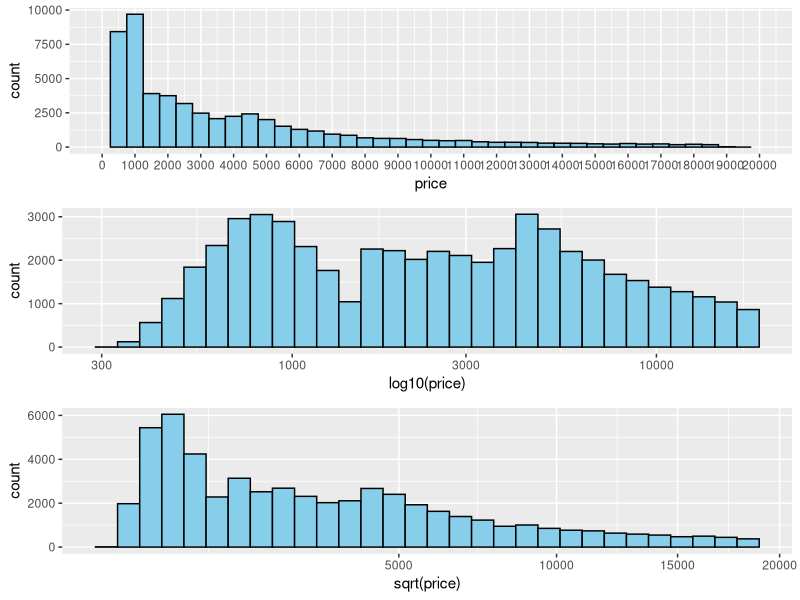
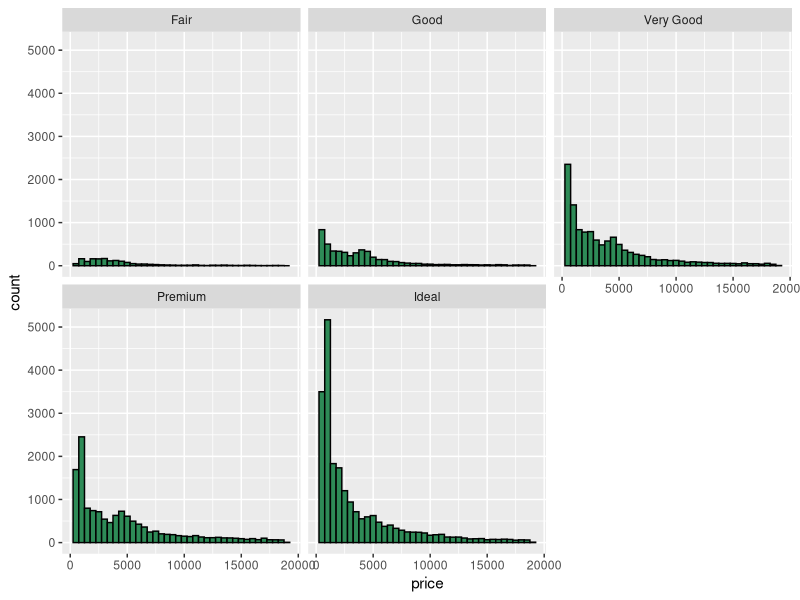
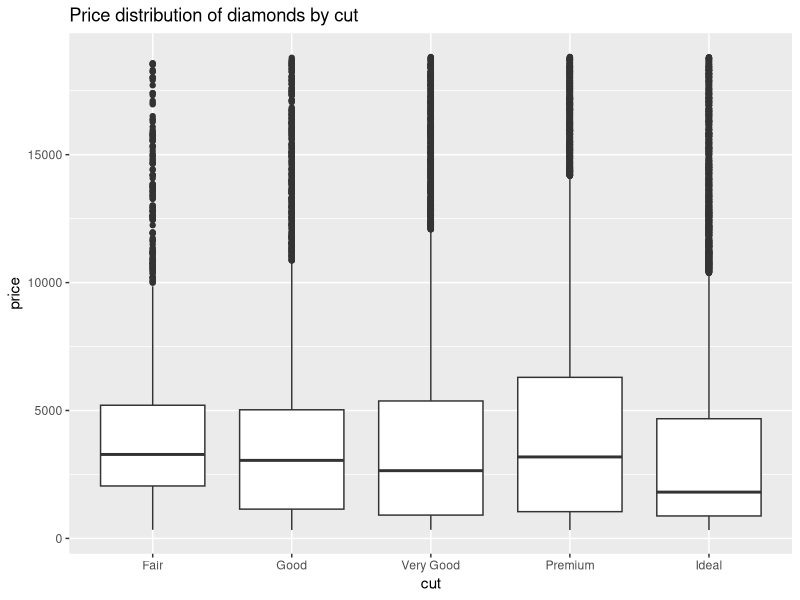
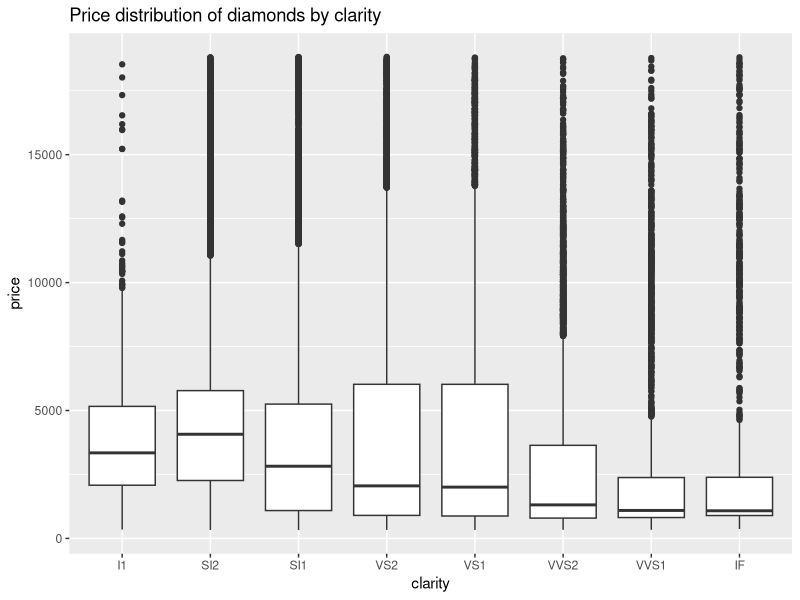
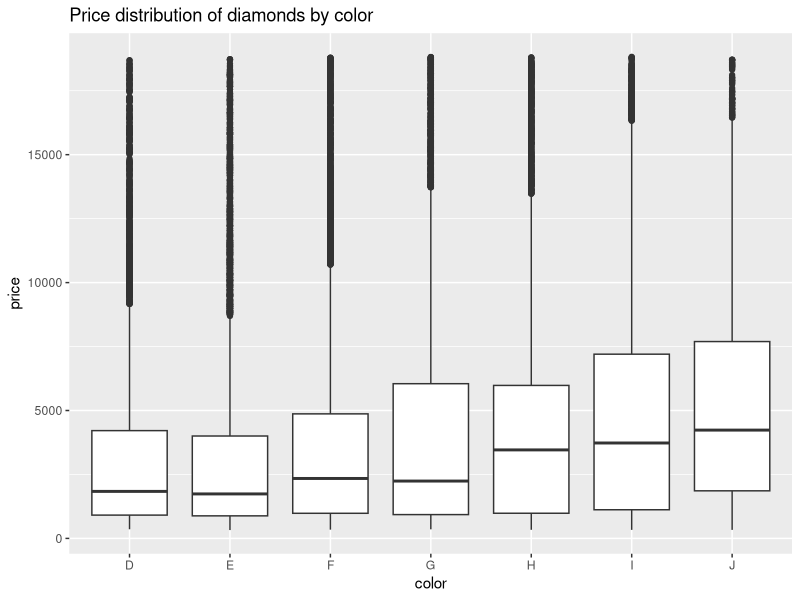
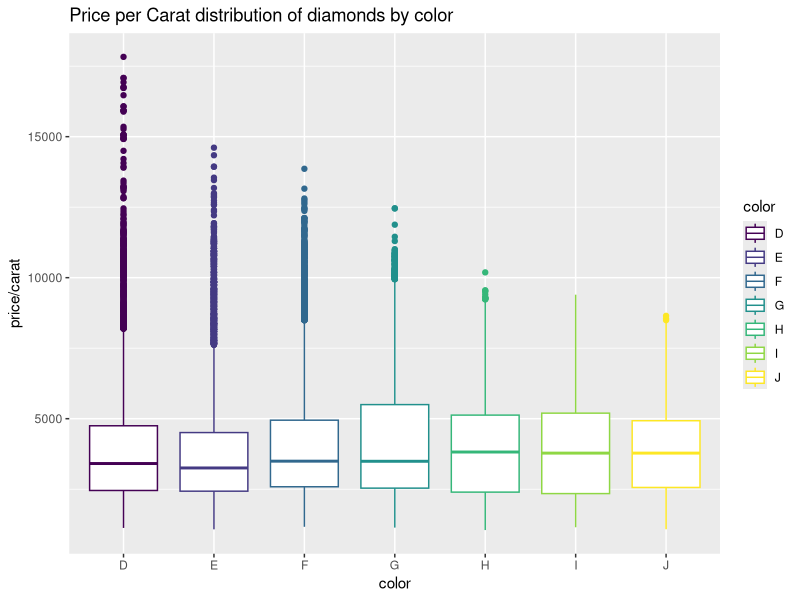
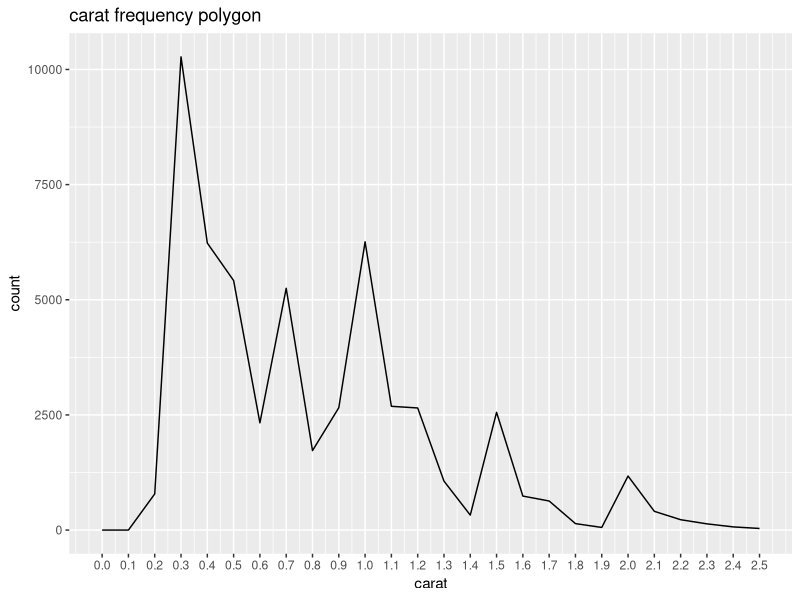

Recreate these plots in R, in order. (Note: this script raises an error after producing the figures.)
library(ggplot2) #must load the ggplot package first
data(diamonds) #loads the diamonds data set since it comes with the ggplot package
dim(diamonds)   #printing the dimensions of the dataset
str(diamonds)   #displaying the internal structure of the dataset & type of variables
summary(diamonds)


#Creating a histogram of the price of diamonds.
#the distribution is long tailed
p1 <- ggplot(data= diamonds, aes(x=price)) +
  geom_histogram(binwidth = 500, color = "black", fill = "SkyBlue") +
  scale_x_continuous(breaks = seq(0,20000,1000), limits =c(0,20000))

#now we are using a scaling layers
p2 <- ggplot(data= diamonds, aes(x=price)) +
  geom_histogram(color = "black", fill = "SkyBlue") +
  xlab("log10(price)") +
  scale_x_log10() 
p3 <- ggplot(data= diamonds, aes(x=price)) +
  geom_histogram(color = "black", fill = "SkyBlue") +
  xlab("sqrt(price)") +
  scale_x_sqrt()

library(gridExtra)
grid.arrange(p1, p2, p3, ncol=1)


#How many diamonds cost less than 250 dollars?
length(diamonds$price[diamonds$price <250])
#How many diamonds cost more than or equal 15000 dollars?
length(diamonds$price[diamonds$price >= 15000]) 


#Creating a histogram of the price of diamonds, classified by cut
ggplot(data = diamonds, aes(x=price)) +
  geom_histogram(binwidth = 500, color = "black", fill = "SeaGreen") +
  facet_wrap(cut ~ .)


#Creating a boxplot of the price of diamonds by cut
ggplot(data = diamonds, aes(x=cut, y=price)) +
  geom_boxplot() +
  ggtitle("Price distribution of diamonds by cut") 

by(diamonds$price, diamonds$cut, summary)

#Creating a boxplot of the price of diamonds by clarity
ggplot(data = diamonds, aes(x=clarity, y=price)) +
  geom_boxplot() +
  ggtitle("Price distribution of diamonds by clarity") 

by(diamonds$price, diamonds$clarity, summary)


#Creating a boxplot of the price of diamonds by color
ggplot(data = diamonds, aes(x=color, y=price)) +
  geom_boxplot() +
  ggtitle("Price distribution of diamonds by color")

by(diamonds$price, diamonds$color, summary)

#Creating a boxplot of the price of diamonds per Carat by Color
ggplot(data = diamonds, aes(x=color, y=price/carat)) +
  geom_boxplot(aes(color = color)) +       
  ggtitle("Price per Carat distribution of diamonds by color")


#finding the Interguartile range of best and worest diamonds identified from diamond colour, from D (best) to J (worst)
IQR(subset(diamonds, color == "D")$price)  
IQR(subset(diamonds, color == "J")$price)


#Creating a carat frequency polygon
ggplot(data = diamonds, aes(x=carat)) +
  geom_freqpoly( binwidth = 0.1) +  
  ggtitle("carat frequency polygon") +
  scale_x_continuous(breaks = seq(0,2.5,0.1), limits =c(0,2.5))


#Which diamond carat has been sold more than 2000 times?
library(dplyr)
Sold_Carats <- diamonds %>% group_by(carat) %>% summarise(count = n())
High_sold_Carats <- subset(y, count > 2000)


#creating a scatterplot of price vs x
ggplot(data=diamonds, aes(x, price)) +
  geom_point() +
  ggtitle("scatterplot of price vs x") +
  xlim(3,9) +
  geom_smooth(color="blue")

#Finding the correlations between the price and x, y, and z
cor(diamonds$price, diamonds$x)    #they are correlated
cor(diamonds$price, diamonds$y)    #they are correlated
cor(diamonds$price, diamonds$z)    #they are correlated

#Creating a scatterplot of price vs depth
ggplot(data=diamonds, aes(x=depth, y=price))+
  ggtitle("scatterplot of price vs depth") +
  geom_point(alpha=1/100) +     
  scale_x_continuous(breaks = seq(50,74,2))
#based on the scatterplot most diamonds are between values 58 and 64 of depth
#corelation between depth and price
cor(diamonds$price, diamonds$depth)    #they are not correlated


#Creating a scatterplot of price vs. volume (x * y * z).
diamonds$volume <- (diamonds$x * diamonds$y * diamonds$z) 
ggplot(data=subset(diamonds, 0 < volume & volume < 450), aes(volume, price)) +
  geom_point(alpha = 1/20) +
  ggtitle("scatterplot of price vs volume") +  
  xlim(0,450) +
  geom_smooth(method = "gam", color = "red")
#corelation between price and volume
with(subset(diamonds, 0 < volume & volume < 450), cor.test(price, volume))   #they are correlated


#Creating a summary dataframe "diamonds_by_clarity" that is grouped by clarity
library(dplyr)
clarity_groups <- group_by(diamonds, clarity)   
diamonds_by_clarity <- summarise(clarity_groups, count=n(), mean_price = mean(price), median_price = median(price),
                               max_price = max(price), min_price = min(price))

#Creating a summary dataframe "diamonds_by_color" that is grouped by color
color_groups <- group_by(diamonds, color)   
diamonds_by_color <- summarise(color_groups, count=n(), mean_price = mean(price), median_price = median(price),
                                 max_price = max(price), min_price = min(price))


#creating two bar plots of "diamonds_by_clarity" and "diamonds_by_color"
p1 <- ggplot(data = diamonds_by_clarity, aes(x= clarity, y=mean_price)) +
  geom_col(fill = "skyblue") +
  labs(title = "Mean Price by Clarity", x = "Clarity", y = "Mean Price") +
  theme_minimal()

p2 <- ggplot(data = diamonds_by_color, aes(x= color, y=mean_price)) +
  geom_col(fill = "lightgreen") +
  labs(title = "Mean Price by Color", x = "Color", y = "Mean Price") +
  theme_minimal()

grid.arrange(p1, p2, ncol=1)



#Histograms of price by cut and Color
ggplot(data = diamonds, aes(x= price, fill = cut))+  
  geom_histogram() +
  facet_wrap( ~ color) +
  ggtitle("Histograms of price by cut and Color") +
  scale_fill_brewer(type = 'qual')


#Creating a scatterplot of diamond price vs. table and color the points by the cut of the diamond.
ggplot(data= diamonds, aes(x=table, y=price, color=cut)) +
  geom_point()
#most ideal cut diamonds have a table value between 53 and 58
#most fair cut diamonds have a table value between 66 and 67
#corelation between price and table
cor(diamonds$price, diamonds$table)    #they are not correlated


#Creating a scatterplot of diamond log10 of price vs. volume (x * y * z) and color the points by the clarity of diamonds.
ggplot(data= diamonds, aes(x=volume, y=log10(price), color=clarity)) +
  geom_point() +
  scale_x_continuous(limits = c(0,600)) +
  scale_color_brewer(type = 'div')


#Creating a scatter plot of the price/carat ratio of diamonds vs. the cut by clarity.
ggplot(data= diamonds, aes(x=cut, y=(price/carat), color=color)) +
  geom_jitter() +
  facet_wrap( ~ clarity) +
  scale_color_brewer(type = 'div')


#Creating a scatterplot of price vs carat and limiting x-axis and y-axis to omit the top 1% of values.
filtered_data <- diamonds %>% filter(carat <= quantile(carat, 0.99), price <= quantile(price, 0.99))
ggplot(data = filtered_data, aes(x= carat, y = price)) +
  geom_point() +
  ggtitle("99% quantile of price vs 99% quantile of depth")
  

#Sampling 10,000 diamonds form the dataset and plot the ggpairs to create a scatterplot matrix
library(GGally)
set.seed(20022)
diamonds_samp <- diamonds[sample(1 : length(diamonds$price), 10000), ]
ggpairs(diamonds_samp,
        lower = list(continuous = wrap("points", shape = I('.'))),
        upper = list(combo = wrap("box", outlier.shape = I('.'))))

#What the Visualization Does:
#1) Diagonal: Shows density or histogram plots of individual variables (by default in ggpairs).
#2) Lower Triangle: Scatterplots of pairwise relationships between numeric variables.
#3) Upper Triangle: Boxplots showing distributions and variability for pairwise relationships.

#Creating two price histograms plots and in one output image.
p3 <- ggplot(data = diamonds, aes(x=price)) + 
  geom_histogram(binwidth = 500, color="PaleVioletRed", fill="LightPink") +
  ggtitle("Histogram of diamonds price")
p4 <- ggplot(data = diamonds, aes(x=log10(price))) + 
  geom_histogram(binwidth = 0.05, color = "CornflowerBlue", fill="LightSkyBlue") +
  ggtitle("Histogram of log 10 of diamonds price")
grid.arrange(p3, p4, ncol=1)


#creating a scatterplot of price vs carat.
ggplot(data=diamonds, aes(carat, price)) +
  geom_point() +
  xlim(0,3)
#The relationship between price and carat is not linear


#scatterplot transformation
#creating a scatter plot of price vs. carat

#creating a custom function to transform the carat variable to the cube root of carat
cuberoot_trans = function() trans_new("cuberoot", transform = function(x) x^(1/3), inverse = function(x)x^3)

library(RColorBrewer)
#Applying transformations on an axis' scale compresses larger values of a variable while retaining relative proportions, making the plot easier to interpret.
ggplot(data=diamonds, aes(x=carat, y=price, color = clarity)) +   #coloring the plot by clarity
  geom_point(alpha = 0.5, size = 3/4, position = "jitter") +
  scale_color_brewer(type = 'div', guide = guide_legend(title = 'Clarity', reverse = T, override.aes = list(alpha = 1, size = 2))) +
  scale_x_continuous(trans = cuberoot_trans(), limits = c(0.2, 3), breaks = c(0.2, 0.5, 1, 2, 3)) +               
  scale_y_continuous(trans = log10_trans(), limits = c(350, 15000), breaks = c(350, 1000, 5000, 10000, 15000)) +  
  ggtitle("price (on a log10 scale) vs. carat (on a cubic root scale) and clarity")
#Now the plot is almost linear, now we can model our data using a linear model
###Clarity has an effect on diamond price


#Adjusting the previous code to to color the points by cut.
#creating a custom function to transform the carat variable to the cube root of carat
ggplot(data=diamonds, aes(x=carat, y=price, color = cut)) +   #coloring the plot by cut
  geom_point(alpha = 0.5, size = 3/4, position = "jitter") +
  scale_color_brewer(type = 'div', guide = guide_legend(title = 'Cut', reverse = T, override.aes = list(alpha = 1, size = 2))) +
  scale_x_continuous(trans = cuberoot_trans(), limits = c(0.2, 3), breaks = c(0.2, 0.5, 1, 2, 3)) +               
  scale_y_continuous(trans = log10_trans(), limits = c(350, 15000), breaks = c(350, 1000, 5000, 10000, 15000)) +  
  ggtitle("price (on a log10 scale) vs. carat (on a cubic root scale) and cut")
###Cut does not have an effect on diamond price


#Adjusting the previous code to to color the points by color.
#creating a custom function to transform the carat variable to the cube root of carat
ggplot(data=diamonds, aes(x=carat, y=price, color = color)) +   #coloring the plot by color
  geom_point(alpha = 0.5, size = 3/4, position = "jitter") +
  scale_color_brewer(type = 'div', guide = guide_legend(title = 'Color', override.aes = list(alpha = 1, size = 2))) +
  scale_x_continuous(trans = cuberoot_trans(), limits = c(0.2, 3), breaks = c(0.2, 0.5, 1, 2, 3)) +               
  scale_y_continuous(trans = log10_trans(), limits = c(350, 15000), breaks = c(350, 1000, 5000, 10000, 15000)) +  
  ggtitle("price (on a log10 scale) vs. carat (on a cubic root scale) and color")
###Color has an effect on diamond price


#Bulding a linear model to predict the price of a diamond
#lm(y~x)   #y is the outcome variable #x is the explanatory variable
m1 <- lm(I(log(price)) ~ I(carat^(1/3)), data = diamonds)
m2 <- update(m1, ~ . + carat)
m3 <- update(m2, ~ . + clarity)    #Adds clarity as an additional predictor.
m4 <- update(m3, ~ . + color)      #Adds color as an additional predictor.
m5 <- update(m4, ~ . + cut)        #Adds cut as an additional predictor.
mtable(m1, m2, m3, m4, m5, sdigits = 3)

#Our model is: log(price)= 0.415 + 9.144*(carat^(1/3)) - 1.093*carat + ...*clarity + ...*color + ...*cut + error_term

#The price prediction
This_Diamond = data.frame(carat = 1.50, color = "I", cut = "Premium", clarity = "SI1")
Model_Estimate = predict(m5, newdata = This_Diamond, interval = "prediction", level = 0.95)
exp(Model_Estimate)

